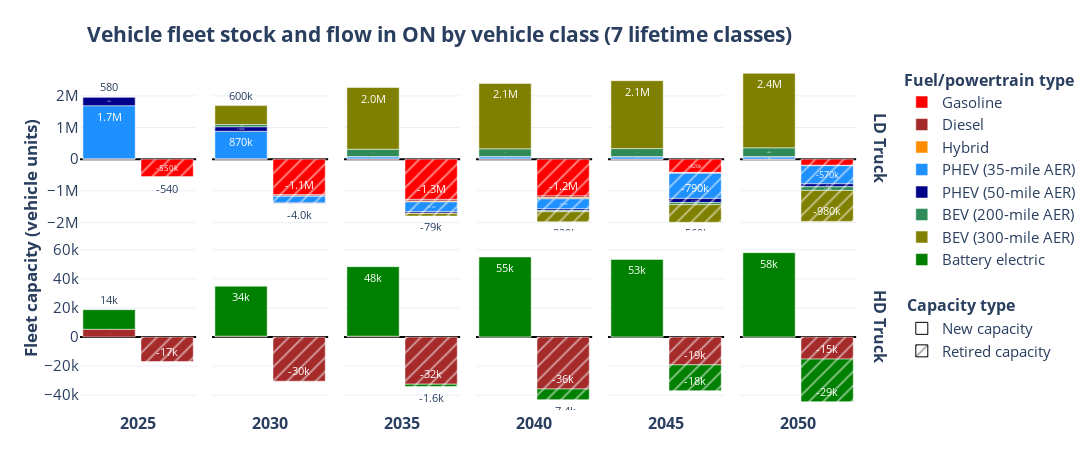

This figure's notebook cell:
### Code cell
plot_capacity_flow(db_variant='baseline_life_7', 
                   scenario='baseline_life_7',
                   modes=['LD Truck', 'HD Truck'],
                   cap_types=['new capacity', 'retired cap'], 
                #    lifetime_classes='yes',
                   scenario_title='7 lifetime classes')
